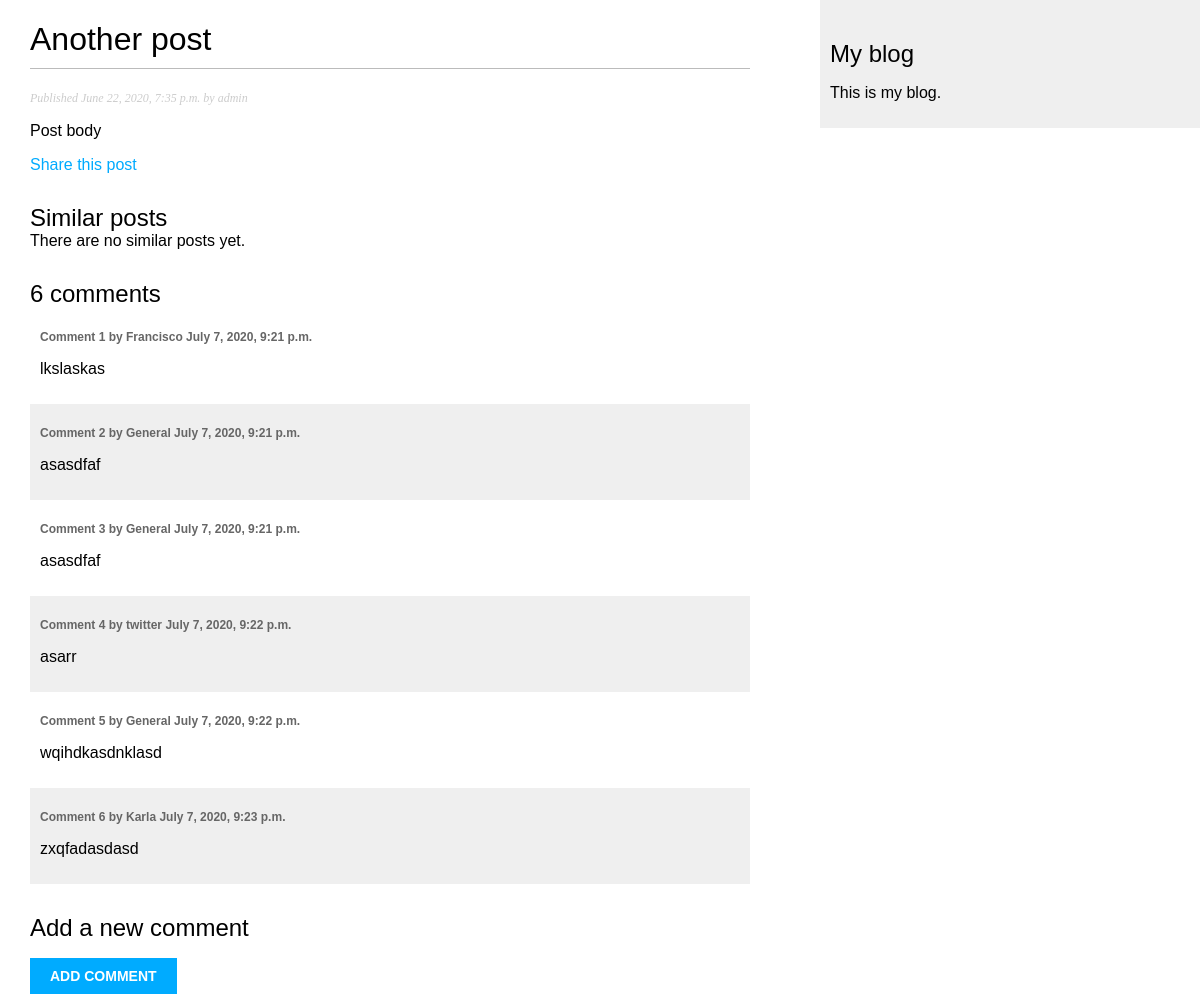
The app's page /blog/2020/6/22/another-post/ with its own data.
### blog/models.py (models this page shows, shortened)
class Post(models.Model):
    STATUS_CHOICES = (
        ('draft', 'Draft'),
        ('published', 'Published')
    )
    title = models.CharField(max_length=250)
    slug = models.SlugField(max_length=250, unique_for_date='publish')
    author = models.ForeignKey(User, on_delete=models.CASCADE, related_name='blog_posts')
    body = models.TextField()
    publish = models.DateTimeField(default=timezone.now)
    created = models.DateTimeField(auto_now_add=True)
    updated = models.DateTimeField(auto_now=True)
    status = models.CharField(max_length=10, choices=STATUS_CHOICES, default='draft')
    objects = models.Manager()
    published = PublishedManager()
    tags = TaggableManager()
    class Meta:
        ordering = ('-publish',)

class Comment(models.Model):
    post = models.ForeignKey(Post, on_delete=models.CASCADE, related_name='comments')
    name = models.CharField(max_length=80)
    email = models.EmailField()
    body = models.TextField()
    created = models.DateTimeField(auto_now_add=True)
    updated = models.DateTimeField(auto_now=True)
    active = models.BooleanField(default=True)
    class Meta:
        ordering = ('created',)

### blog/views.py (the view, shortened to what this page needs)
# urls.py: path('<int:year>/<int:month>/<int:day>/<slug:post>/', views.post_detail, name='post_detail'),
def post_detail(request, year, month, day, post):
    post = get_object_or_404(Post, slug=post,
                                   status='published',
                                   publish__year=year,
                                   publish__month=month,
                                   publish__day=day)
    comments = post.comments.filter(active = True)
    new_comment = None
    comment_form = None
    return render(request,
                  'blog/post/detail.html',
                  {'post': post,
                   'comments': comments,
                   'new_comment': new_comment,
                   'comment_form': comment_form} )

### blog/templates/blog/post/detail.html (shortened to what this page needs)
{% extends "blog/base.html" %}
{% block content %}
  <h1>{{ post.title }}</h1>
  <p class="date">
    Published {{ post.publish }} by {{ post.author }}
  </p>
  {{ post.body|linebreaks }}
  <p>
    <a href="{% url "blog:post_share" post.id %}">
      Share this post
    </a>
  </p>
  <h2>Similar posts</h2>
  {% for post in similar_posts %}
    <p>
      <a href="{{ post.get_absolute_url }}">{{ post.title }}</a>
    </p>
  {% empty %}
    There are no similar posts yet.
  {% endfor %}
  {% with comments.count as total_comments %}
    <h2>
      {{ total_comments }} comment{{ total_comments|pluralize }}
    </h2>
  {% endwith %}
  {% for comment in comments %}
    <div class="comment">
      <p class="info">
        Comment {{ forloop.counter }} by {{ comment.name }}
        {{ comment.created }}
      </p>
      {{ comment.body|linebreaks }}
    </div>
  {% empty %}
    <p>There are no comments yet.</p>
  {% endfor %}
  {% if new_comment %}
    <h2>Your comment has been added.</h2>
  {% else %}
    <h2>Add a new comment</h2>
    <form method="post">
      <p><input type="submit" value="Add comment"></p>
    </form>
  {% endif %}
{% endblock %}

### blog/static/css/blog.css (style rules this page uses)
body { margin:0; padding:0; font-family:helvetica, sans-serif; }
a { color:#00abff; text-decoration:none; }
h1 { font-weight:normal; border-bottom:1px solid #bbb; padding:0 0 10px 0; }
h2 { font-weight:normal; margin:30px 0 0; }
p.date { color:#ccc; font-family: georgia, serif; font-size: 12px; font-style: italic; }
input, textarea { clear:both; float:left; margin:0 0 10px; background:#ededed; border:0; padding:6px 10px; font-size:12px; }
input[type=submit] { font-weight:bold; background:#00abff; color:#fff; padding:10px 20px; font-size:14px; text-transform:uppercase; }
.comment { padding:10px; }
.comment:nth-child(even) { background:#efefef; }
.comment .info { font-weight:bold; font-size:12px; color:#666; }

### records on screen
Post: title "Another post", publish "June 22, 2020, 7:35 p.m.", author "admin", body "Post body"
Comment: name "Francisco", created "July 7, 2020, 9:21 p.m.", body "lkslaskas"
Comment: name "General", created "July 7, 2020, 9:21 p.m.", body "asasdfaf"
Comment: name "General", created "July 7, 2020, 9:21 p.m.", body "asasdfaf"
Comment: name "twitter", created "July 7, 2020, 9:22 p.m.", body "asarr"
Comment: name "General", created "July 7, 2020, 9:22 p.m.", body "wqihdkasdnklasd"
Comment: name "Karla", created "July 7, 2020, 9:23 p.m.", body "zxqfadasdasd"

### other values on screen
{{ total_comments }} "6"
